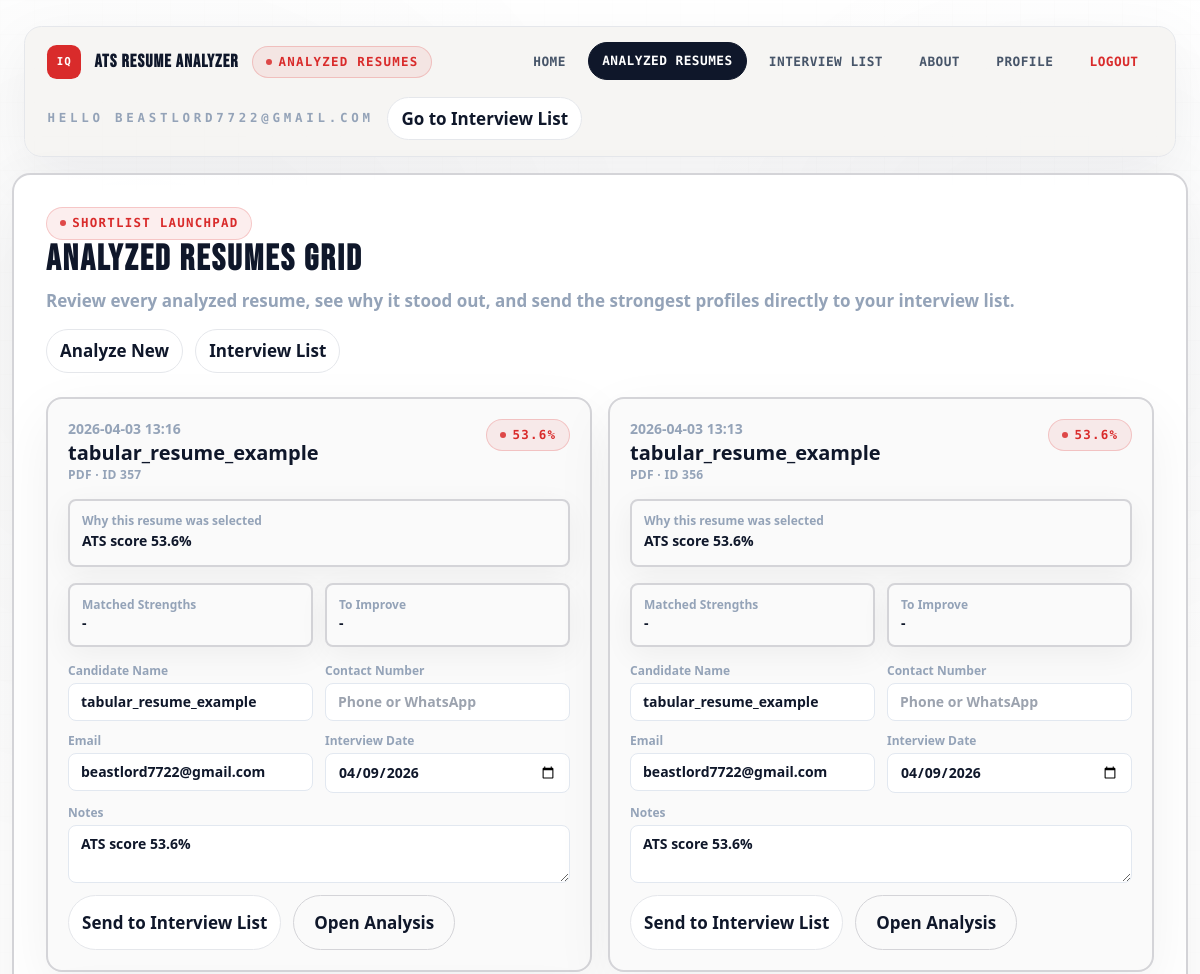
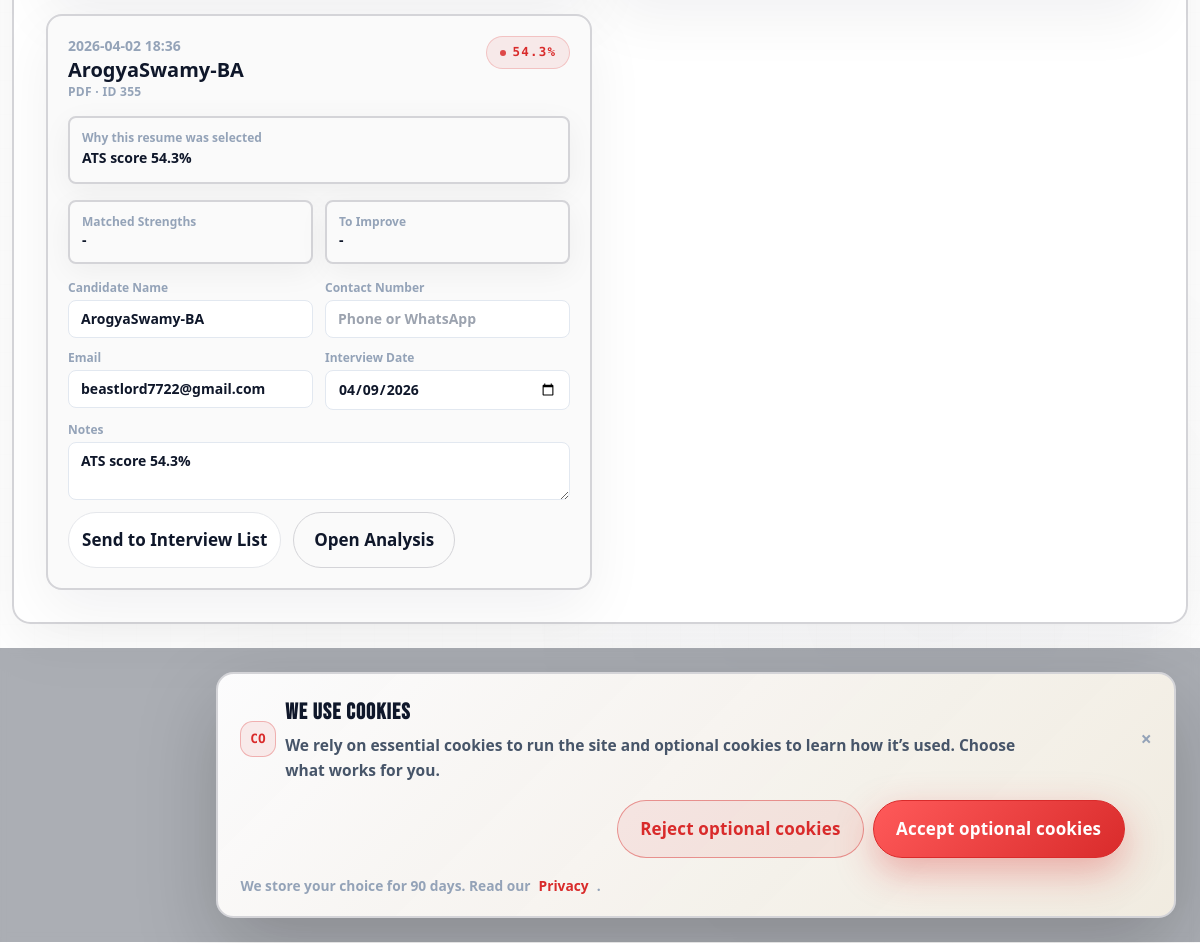
Before: /analyzed-resumes (signed in) with the older database file (2 pictures, top to bottom).
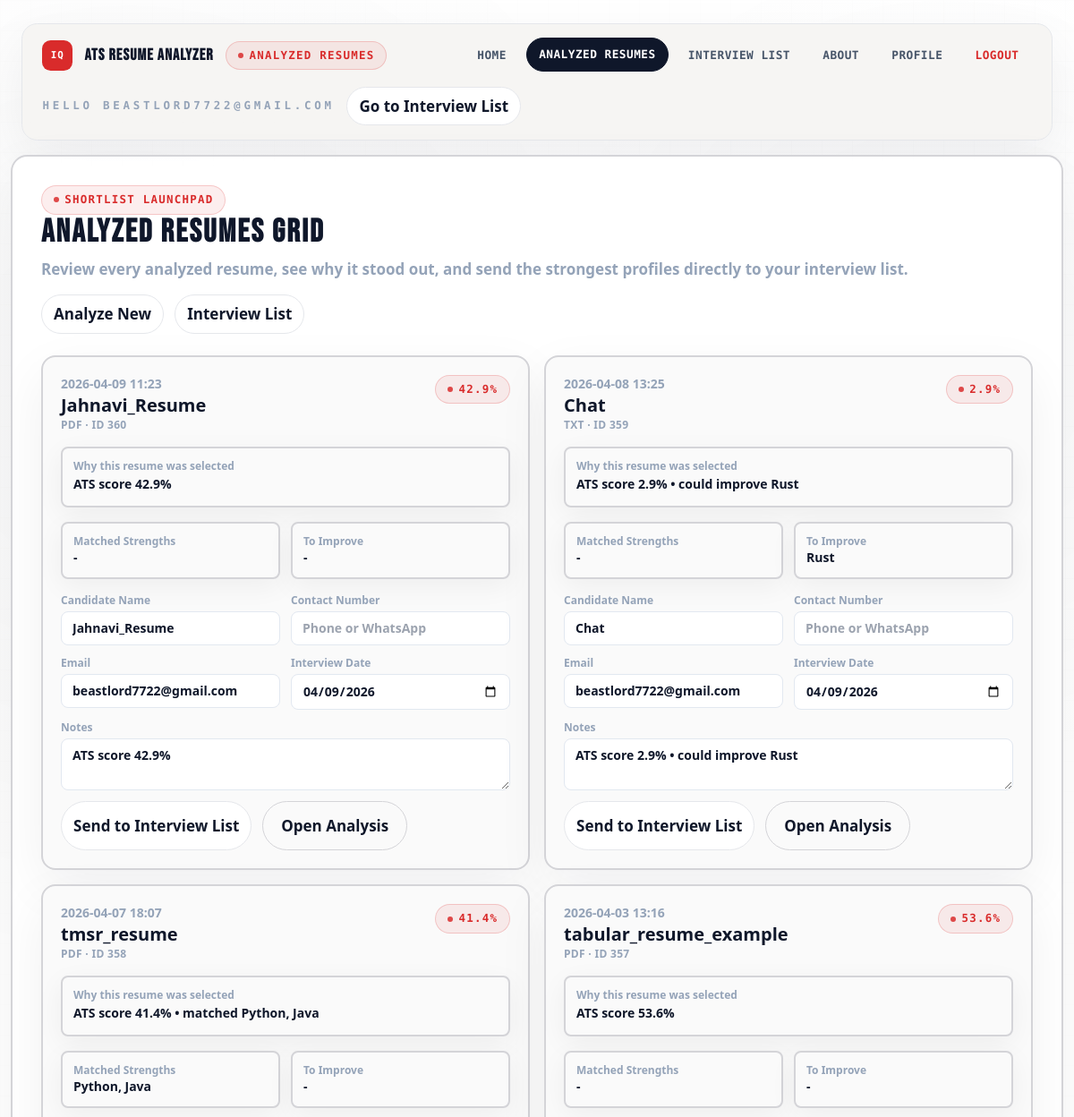
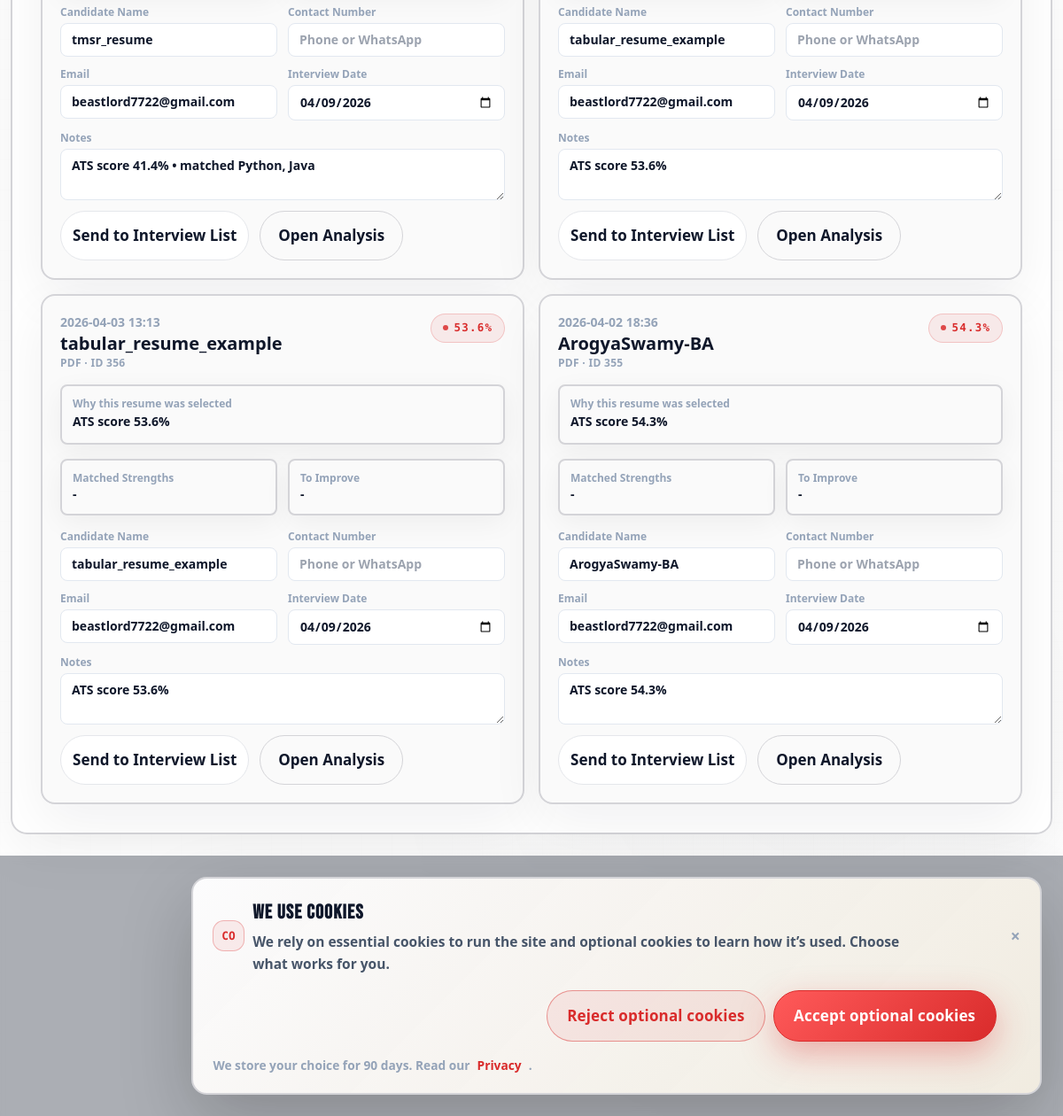
After: the same page with the newer database file (2 pictures, top to bottom).
### tables this page shows
CREATE TABLE users(
        id INTEGER PRIMARY KEY,
        name TEXT, email TEXT UNIQUE, password TEXT, created_at TEXT, role TEXT);

CREATE TABLE resume_history(
        id INTEGER PRIMARY KEY,
        user_id INTEGER, score REAL, date TEXT, filename TEXT, Filetype TEXT, found TEXT, missing TEXT, rewritten TEXT, skills TEXT, batch_id TEXT, folder_name TEXT);

### app.py (the view)
@app.get("/analyzed-resumes", response_class=HTMLResponse)
async def analyzed_resumes_page(request: Request) -> Response:
    user = require_user(request)
    notice = request.session.pop("flash_message", "")
    tone = request.session.pop("flash_tone", "success")
    return templates.TemplateResponse(
        "analyzed_resumes.html",
        base_context(
            request,
            resumes=analyzed_resumes_for(int(user["id"])),
            notice=notice,
            notice_tone=tone,
            today=datetime.now().strftime("%Y-%m-%d"),
            is_admin=is_admin_user(user),
        ),
    )

### templates/analyzed_resumes.html (shortened to what this page needs)
<!DOCTYPE html>
<html lang="en">
<head>
  <script src="https://cdn.tailwindcss.com"></script>
</head>
<body class="app-shell">
  <header class="app-topbar">
    <div class="app-topbar__inner">
      <div class="app-topbar__left">
        <div class="app-logo">IQ</div>
        <span class="brand-title text-lg font-bold">ATS RESUME ANALYZER</span>
        <span class="badge-pill">Analyzed Resumes</span>
      </div>
      <div class="app-topbar__center">
        <a href="/">Home</a>
        <a href="/analyzed-resumes" class="is-active">Analyzed Resumes</a>
        <a href="/interview-list">Interview List</a>
        <a href="/about">About</a>
        <a href="/profile">Profile</a>
        <a href="/logout" class="text-danger">Logout</a>
      </div>
      <div class="app-topbar__right">
        <span class="app-hello">HELLO {{ (request.session.get("user_name") or "USER") | upper }}</span>
        <a class="app-cta" href="/interview-list">Go to Interview List</a>
      </div>
    </div>
  </header>
  <div class="page-wrap page-wrap--content">
    <div class="glass-panel p-6 md:p-8">
      <div class="flex flex-wrap items-start justify-between gap-4">
        <div>
          <p class="badge-pill">Shortlist Launchpad</p>
          <h1 class="brand-title text-3xl md:text-4xl font-bold">Analyzed Resumes Grid</h1>
          <p class="text-muted mt-2">Review every analyzed resume, see why it stood out, and send the strongest profiles directly to your interview list.</p>
        </div>
        <div class="flex flex-wrap gap-3">
          <a class="app-cta" href="/">Analyze New</a>
          <a class="app-cta" href="/interview-list">Interview List</a>
        </div>
      </div>
      <div class="grid md:grid-cols-2 xl:grid-cols-3 gap-4 mt-6">
        {% for r in resumes %}
        <div class="glass-card p-5 flex flex-col gap-4">
          <div class="flex items-start justify-between gap-3">
            <div>
              <div class="text-sm text-muted">{{ r.date or "-" }}</div>
              <div class="text-xl font-semibold">{{ r.candidate_name }}</div>
              <div class="text-xs text-muted uppercase tracking-wide">{{ r.filetype or "-" }} · ID {{ r.id }}</div>
            </div>
            <span class="badge-pill">{{ r.score_display }}</span>
          </div>
          <div class="panel-soft p-3 rounded-lg">
            <div class="text-xs text-muted">Why this resume was selected</div>
            <div class="text-sm font-semibold leading-6">{{ r.selection_reason }}</div>
          </div>
          <div class="grid grid-cols-2 gap-3">
            <div class="panel-soft p-3 rounded-lg">
              <div class="text-xs text-muted">Matched Strengths</div>
              <div class="text-sm font-semibold">{{ r.found_preview }}</div>
            </div>
            <div class="panel-soft p-3 rounded-lg">
              <div class="text-xs text-muted">To Improve</div>
              <div class="text-sm font-semibold">{{ r.missing_preview }}</div>
            </div>
          </div>
          <form class="grid grid-cols-1 md:grid-cols-2 gap-3" method="POST" action="/interview-list">
            <label class="flex flex-col gap-1 text-sm font-semibold">
              <span class="text-xs text-muted">Candidate Name</span>
              <input name="candidate_name" value="{{ r.candidate_name }}" class="w-full rounded-lg border border-slate-200 px-3 py-2 focus:border-slate-500 focus:outline-none" required>
            </label>
            <label class="flex flex-col gap-1 text-sm font-semibold">
              <span class="text-xs text-muted">Contact Number</span>
              <input name="contact" value="{{ r.contact }}" placeholder="Phone or WhatsApp" class="w-full rounded-lg border border-slate-200 px-3 py-2 focus:border-slate-500 focus:outline-none">
            </label>
            <label class="flex flex-col gap-1 text-sm font-semibold">
              <span class="text-xs text-muted">Email</span>
              <input name="email" type="email" value="{{ r.email or request.session.get('user_email') or '' }}" class="w-full rounded-lg border border-slate-200 px-3 py-2 focus:border-slate-500 focus:outline-none">
            </label>
            <label class="flex flex-col gap-1 text-sm font-semibold">
              <span class="text-xs text-muted">Interview Date</span>
              <input name="interview_date" type="date" min="{{ today }}" value="{{ today }}" class="w-full rounded-lg border border-slate-200 px-3 py-2 focus:border-slate-500 focus:outline-none">
            </label>
            <label class="flex flex-col gap-1 text-sm font-semibold md:col-span-2">
              <span class="text-xs text-muted">Notes</span>
              <textarea name="notes" rows="2" class="w-full rounded-lg border border-slate-200 px-3 py-2 focus:border-slate-500 focus:outline-none">{{ r.selection_reason }}</textarea>
            </label>
            <div class="flex flex-wrap gap-3 md:col-span-2">
              <button type="submit" class="app-cta">Send to Interview List</button>
              <a class="btn-secondary" href="/history/{{ r.id }}">Open Analysis</a>
            </div>
          </form>
        </div>
        {% else %}
        <div class="panel-soft p-6 rounded-xl col-span-full text-center text-muted">
          No analyzed resumes yet. <a class="text-red-500 underline" href="/">Run your first analysis</a>.
        </div>
        {% endfor %}
      </div>
    </div>
  </div>
{% include "_cookie.html" %}
</body>
</html>

### templates/_cookie.html (shortened to what this page needs)
<div class="cookie-scrim" id="cookie-scrim" aria-hidden="true">
  <div
    id="cookie-banner"
    class="cookie-banner"
    role="dialog"
    aria-modal="true"
    aria-labelledby="cookie-banner-title"
    aria-describedby="cookie-banner-text"
  >
    <div class="cookie-banner__content">
      <div class="cookie-banner__header">
        <div class="cookie-banner__badge">CO</div>
        <div>
          <h2 id="cookie-banner-title" class="cookie-banner__title">We use cookies</h2>
          <p id="cookie-banner-text" class="cookie-banner__text">
            We rely on essential cookies to run the site and optional cookies to learn how it’s used.
            Choose what works for you.
          </p>
        </div>
      </div>
      <button type="button" class="cookie-close" data-cookie-action="reject" aria-label="Close cookie banner">×</button>
      <div class="cookie-banner__actions">
        <button type="button" class="btn-secondary" data-cookie-action="reject">
          Reject optional cookies
        </button>
        <button type="button" class="btn-primary" data-cookie-action="accept">
          Accept optional cookies
        </button>
      </div>
      <div class="cookie-banner__fineprint">
        We store your choice for 90 days. Read our
        <a class="cookie-link" href="/about#privacy">Privacy</a>.
      </div>
    </div>
  </div>
</div>

Changed rows visible on the page:
added resume_history: date "2026-04-09 11:23", candidate_name "Jahnavi_Resume", Filetype "PDF", id "360", score_display "42.9%", selection_reason "ATS score 42.9%", found_preview "-", missing_preview "-", email "beastlord7722@gmail.com", interview_date "04/09/2026", notes "ATS score 42.9%"
added resume_history: date "2026-04-08 13:25", candidate_name "Chat", Filetype "TXT", id "359", score_display "2.9%", selection_reason "ATS score 2.9% • could improve Rust", found_preview "-", missing_preview "Rust", email "beastlord7722@gmail.com", interview_date "04/09/2026", notes "ATS score 2.9% • could improve Rust"
added resume_history: date "2026-04-07 18:07", candidate_name "tmsr_resume", Filetype "PDF", id "358", score_display "41.4%", selection_reason "ATS score 41.4% • matched Python, Java", found_preview "Python, Java", missing_preview "-", email "beastlord7722@gmail.com", interview_date "04/09/2026", notes "ATS score 41.4% • matched Python, Java"
